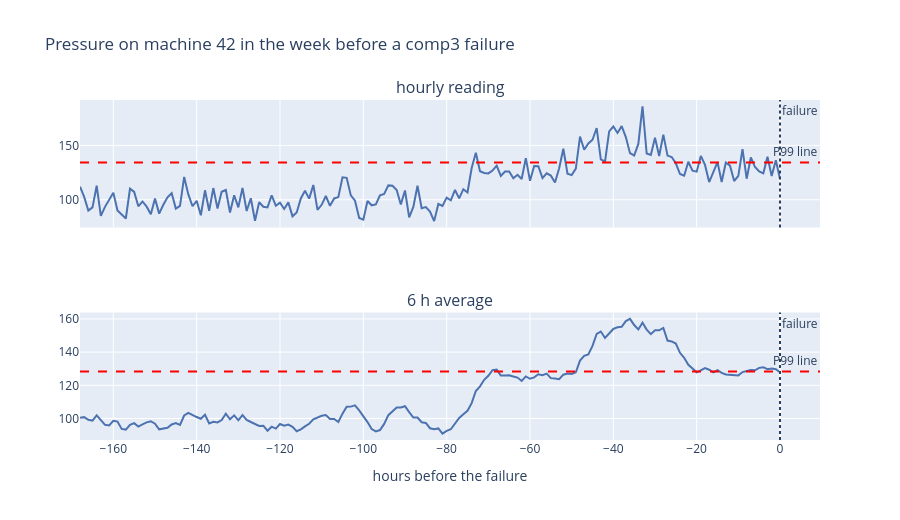

Here is the notebook cell this chart was saved with:
### Markdown cell above
## 5 · Should the sensor readings be smoothed?
**The line.** Every alarm compares a sensor reading to a **line** (a threshold): if the reading crosses it, the
alarm sounds. The line is set from **normal operation** only (hours far from any failure). Usually it is the
level that normal hours cross only 1% of the time, called the 99th percentile or **P99**. So in normal running
the alarm almost never sounds; before a failure, the reading drifts past the line.

**Smoothing.** Readings jitter from hour to hour, so a single odd hour can cross the line by chance. Smoothing
the reading first (for example, averaging the last 6 hours) ignores those one-hour blips. The picture below
shows a real pressure failure on a holdout machine: the hourly reading and its 6 h average, each against its
own P99 line (from all of that machine's hours, since its failure dates can't be used).

### Code cell
# One real failure: a comp3 failure (pressure is comp3's signal) on a holdout machine, the 7 days before it.
from plotly.subplots import make_subplots
pick = panel.events[panel.events.comps.map(lambda c: c == ("comp3",)) & panel.events.m.isin(hold) & (panel.events.t > 168)]
x_all = {int(m): pd.Series(panel.X["pressure"][int(m)]) for m in pick.m.unique()}
# pick the example where the 6 h average stays above its line longest in the last 48 h (the clearest picture)
def hours_above(e):
    r6 = x_all[e.m].rolling(6).mean(); line = np.nanpercentile(r6[cfg.warmup_h:], 99)
    return int((r6[e.t - 48:e.t] > line).sum())
e = pick.loc[pick.apply(hours_above, axis=1).idxmax()]
m, t = int(e.m), int(e.t)

x = x_all[m]
versions = {"hourly reading": x, "6 h average": x.rolling(6).mean()}
fig = make_subplots(rows=2, cols=1, shared_xaxes=True, subplot_titles=list(versions))
for row, (name, y) in enumerate(versions.items(), start=1):
    line = np.nanpercentile(y[cfg.warmup_h:], 99)  # P99 of all this holdout machine's hours (no failure dates used)
    hrs = np.arange(-168, 1)                      # hours relative to the failure (0 = failure)
    fig.add_scatter(x=hrs, y=y[t - 168:t + 1].values, row=row, col=1, showlegend=False, line=dict(color="#4c72b0"))
    fig.add_hline(y=line, row=row, col=1, line_dash="dash", line_color="red", annotation_text="P99 line")
fig.add_vline(x=0, line_dash="dot", annotation_text="failure")
fig.update_xaxes(title="hours before the failure", row=2, col=1)
fig.update_layout(height=520, title=f"Pressure on machine {panel.machines.machineID.iloc[m]} in the week before a comp3 failure")
fig.show()

### Figure 1 — Plotly figure (JSON) as saved in the notebook; plotly's stock layout.template omitted (floating-point values rounded to 4 significant figures; data arrays with more than 128 entries replaced by an {"elided": "..."} marker saying what was removed)
{"data": [{"line": {"color": "#4c72b0"}, "showlegend": false, "type": "scatter", "x": {"elided": "169 int values"}, "xaxis": "x", "y": {"elided": "169 float values"}, "yaxis": "y"}, {"line": {"color": "#4c72b0"}, "showlegend": false, "type": "scatter", "x": {"elided": "169 int values"}, "xaxis": "x2", "y": {"elided": "169 float values"}, "yaxis": "y2"}], "layout": {"annotations": [{"font": {"size": 16}, "showarrow": false, "text": "hourly reading", "x": 0.5, "xanchor": "center", "xref": "paper", "y": 1.0, "yanchor": "bottom", "yref": "paper"}, {"font": {"size": 16}, "showarrow": false, "text": "6 h average", "x": 0.5, "xanchor": "center", "xref": "paper", "y": 0.375, "yanchor": "bottom", "yref": "paper"}, {"showarrow": false, "text": "P99 line", "x": 1, "xanchor": "right", "xref": "x domain", "y": 134.3, "yanchor": "bottom", "yref": "y"}, {"showarrow": false, "text": "P99 line", "x": 1, "xanchor": "right", "xref": "x2 domain", "y": 128.3, "yanchor": "bottom", "yref": "y2"}, {"showarrow": false, "text": "failure", "x": 0, "xanchor": "left", "xref": "x", "y": 1, "yanchor": "top", "yref": "y domain"}, {"showarrow": false, "text": "failure", "x": 0, "xanchor": "left", "xref": "x2", "y": 1, "yanchor": "top", "yref": "y2 domain"}], "height": 520, "shapes": [{"line": {"color": "red", "dash": "dash"}, "type": "line", "x0": 0, "x1": 1, "xref": "x domain", "y0": 134.3, "y1": 134.3, "yref": "y"}, {"line": {"color": "red", "dash": "dash"}, "type": "line", "x0": 0, "x1": 1, "xref": "x2 domain", "y0": 128.3, "y1": 128.3, "yref": "y2"}, {"line": {"dash": "dot"}, "type": "line", "x0": 0, "x1": 0, "xref": "x", "y0": 0, "y1": 1, "yref": "y domain"}, {"line": {"dash": "dot"}, "type": "line", "x0": 0, "x1": 0, "xref": "x2", "y0": 0, "y1": 1, "yref": "y2 domain"}], "title": {"text": "Pressure on machine 42 in the week before a comp3 failure"}, "xaxis": {"anchor": "y", "domain": [0.0, 1.0], "matches": "x2", "showticklabels": false}, "xaxis2": {"anchor": "y2", "domain": [0.0, 1.0], "title": {"text": "hours before the failure"}}, "yaxis": {"anchor": "x", "domain": [0.625, 1.0]}, "yaxis2": {"anchor": "x2", "domain": [0.0, 0.375]}}}
